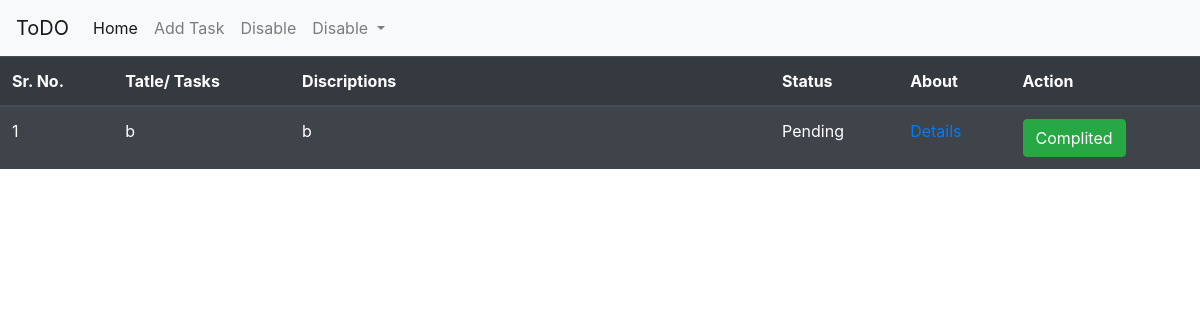
Before: / with the older database file.
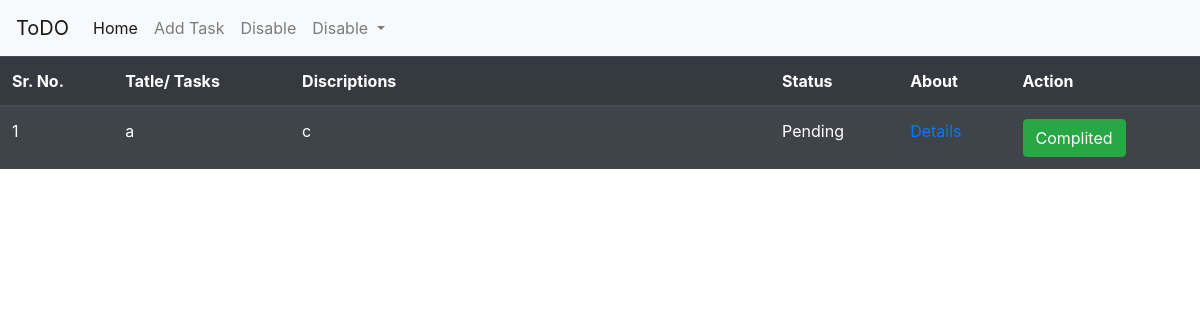
After: the same page with the newer database file.
### todo/models.py (models this page shows, shortened)
class Task(models.Model):
    title = models.CharField(max_length=200)
    description = models.TextField(blank=True)
    completed = models.BooleanField(default=False)

### todo/views.py (the view)
# urls.py: path('', views.tasks, name='tasks'),
def tasks(request):
    context ={
        'title': "ToDo App",
        'todo_list': Task.objects.all()
    }
    return render(request, 'todo/tasks.html', context)

### templates/todo/tasks.html (shortened to what this page needs)
{% extends "base.html" %}
{% block content %}
{% if todo_list %}
<table class="table table-striped table-dark pd-5">
  <thead>
    <tr>
      <th scope="col">Sr. No.</th>
      <th scope="col">Tatle/ Tasks</th>
      <th scope="col">Discriptions</th>
      <th scope="col">Status</th>
      <th scope="col">About</th>
      <th scope="col">Action</th>
    </tr>
  </thead>
  <tbody>
        {% for todo in todo_list %}
    <tr>
        <td>{{forloop.counter}}</td>
        <td>{{todo.title}}</td>
        <td style="width: 40%;">{{todo.description|truncatechars:80}} </td>
        <td >
            {% if todo.completed %}
                Completed
            {% else %}
                Pending
            {% endif %}
         </td>
        <td><a href="{% url 'details' todo.id %}">Details</a></td>
        <td>
          <span>
            {% if not todo.completed %}
            <button type="button" class="btn btn-success"><a href="{% url 'complite_task' todo.id %}" style="color: white;">Complited</a></button>
            {% else %}
            <button type="button" class="btn btn-danger"><a href="{% url 'delete_task' todo.id %}" style="color: white;">Delete</a></button>
            {% endif %}
          </span>
        </td>
    </tr>
        {% endfor %}
  </tbody>
</table>
{% else %}
<p>No tasks found.</p>
{% endif %}
{% endblock %}

### templates/base.html (shortened to what this page needs)
<!DOCTYPE html>
<html lang="en">
<head>
    <link rel="stylesheet" href="https://cdn.jsdelivr.net/npm/bootstrap@4.4.1/dist/css/bootstrap.min.css">
    <div>
        <nav class="navbar navbar-expand-lg navbar-light bg-light">
            <a class="navbar-brand" href="{% url 'tasks' %}">ToDO</a>
            <div class="collapse navbar-collapse" id="navbarNavDropdown">
                <ul class="navbar-nav">
                <li class="nav-item active">
                    <a class="nav-link" href="{% url 'tasks' %}">Home <span class="sr-only">(current)</span></a>
                </li>
                <li class="nav-item">
                    <a class="nav-link" href="{% url 'add_task' %}">Add Task</a>
                </li>
                <li class="nav-item disabled">
                    <a class="nav-link" href="#">Disable</a>
                </li>
                <li class="nav-item dropdown">
                    <a class="nav-link dropdown-toggle" href="#" id="navbarDropdownMenuLink" data-toggle="dropdown" aria-haspopup="true" aria-expanded="false">
                    Disable
                    </a>
                </li>
                </ul>
            </div>
        </nav>
    </div>
</head>
<body>
    {% block content %}
    {% endblock %}
</body>
</html>

Changed rows visible on the page:
removed Task: title "b", description "b", completed "Pending"
added Task: title "a", description "c", completed "Pending"
